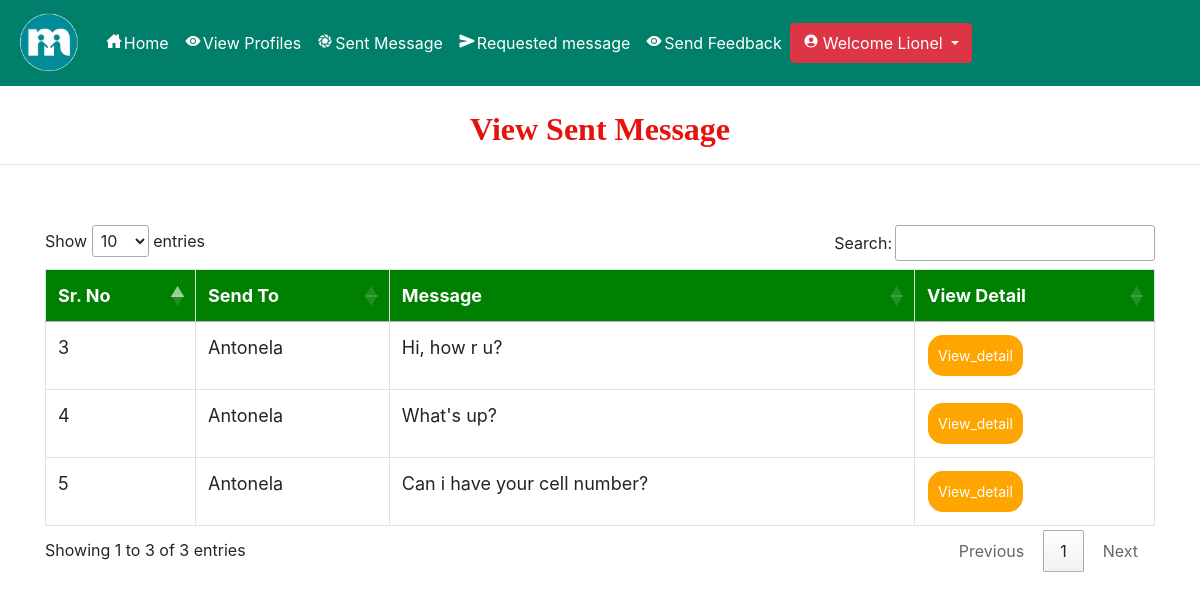
Page /sent_message (signed in) on the committed database.
### wedding/models.py (models this page shows, shortened)
class SendMessage(models.Model):
    profile = models.ForeignKey(Profile,on_delete=models.CASCADE,null=True)
    send_user = models.ForeignKey(User,on_delete=models.CASCADE,null=True)
    message1 = models.TextField(null=True)

class Profile(models.Model):
    signup = models.ForeignKey(Signup, on_delete=models.CASCADE, null=True)
    f_name = models.CharField(max_length=100,null=True)
    m_name = models.CharField(max_length=100,null=True)
    religion = models.ForeignKey(Religion,on_delete=models.CASCADE,null=True)
    f_contact = models.CharField(max_length=10,null=True)
    qualification = models.CharField(max_length=50,null=True)
    salary = models.IntegerField(null=True)
    age = models.IntegerField(null=True)
    family_type = models.CharField(max_length=50,null=True)
    hobby = models.CharField(max_length=100,null=True)
    occupation = models.CharField(max_length=100,null=True)
    work_address = models.CharField(max_length=100,null=True)

class Signup(models.Model):
    user = models.ForeignKey(User, on_delete=models.CASCADE, null=True)
    status=models.ForeignKey(Status,on_delete=models.CASCADE,null=True)
    gen = models.CharField(max_length=10,null=True)
    dob = models.DateField(null=True)
    city = models.CharField(max_length=30, null=True)
    address = models.CharField(max_length=50, null=True)
    contact = models.CharField(max_length=10, null=True)
    image = models.FileField(null=True)

### wedding/views.py (the view)
# urls.py: path('sent_message',view_sent_message,name="sent_message"),
def view_sent_message(request):
    if not request.user.is_authenticated:
        return redirect('login_user')
    pro=""
    try:
        user = User.objects.get(id=request.user.id)
        sign = Signup.objects.get(user=user)
        pro1 = Profile.objects.get(signup=sign)
        pro = SendMessage.objects.all()
    except:
        pass
    d = {'pro': pro}
    return render(request,'sent_message.html',d)

### wedding/templates/sent_message.html (shortened to what this page needs)
{% extends 'navigation.html' %}
{% block body %}
<center><h2 style = "font-family : 'Monotype Corsiva' ; color : #E6120E ; font-weight : bold;margin-top:2%">View Sent Message</h2></center><hr>
 <div class="container">
<table class="table table-bordered" id="myTable">
  <thead>
  <tr>
    <th>Sr. No</th>
    <th>Send To</th>
    <th>Message</th>
    <th>View Detail</th>
  </tr>
  </thead>
   <tbody>
{% for i in pro %}
    {% ifequal request.user.username i.send_user.username %}
  <tr>
      <td>{{forloop.counter}}</td>
    <td>{{i.profile.signup.user.username}}</td>
    <td>{{i.message1}}</td>
      <td><a href="{% url 'view_profile' i.profile.id %}"><button class="button button1" id="#delete">View_detail</button></a></td>
  </tr>
 {% endifequal %}
   {% endfor %}
    </tbody>
</table>
 </div>
{% endblock %}

### wedding/templates/navigation.html (shortened to what this page needs)
<!DOCTYPE html>
<html lang="en">
<head>
    {% load static %}
     <link rel="stylesheet" href="https://maxcdn.bootstrapcdn.com/bootstrap/4.0.0/css/bootstrap.min.css">
  <link rel = stylesheet href = "//cdn.datatables.net/1.10.19/css/jquery.dataTables.min.css">
<link rel="stylesheet" href="https://cdnjs.cloudflare.com/ajax/libs/font-awesome/4.7.0/css/font-awesome.min.css">
</head>
<body style="background-color:white">
{% url 'admin_home' as admin_home %}
{% url 'requested_user' as requested_user %}
{% url 'view_user' as requested_user %}
<nav class="navbar navbar-expand-sm" style="background-color:#00806a">
  <a class="navbar-brand" href="#" style="color:lime"><img src="/static/logo.png" height="60"/></a>
  <ul class="navbar-nav">
    {% if request.user.username %}
    {% if not request.user.is_staff %}
    <li class="nav-item">
      <a class="nav-link" href="{% url 'home' %}" style="color:white"><ion-icon style="margin-right:2px" name="home-sharp"></ion-icon>Home</a>
    </li>
    <li class="nav-item">
      <a class="nav-link" href="{% url 'view_customer' %}" style="color:white"><ion-icon style="margin-right:2px" name="eye"></ion-icon>View Profiles</a>
    </li>
    <li class="nav-item">
      <a class="nav-link" href="{% url 'sent_message' %}" style="color:white"><ion-icon style="margin-right:2px" name="aperture"></ion-icon>Sent Message</a>
    </li>
    <li class="nav-item">
      <a class="nav-link" href="{% url 'view_request_message' %}" style="color:white"><ion-icon style="margin-right:2px" name="send"></ion-icon>Requested message</a>
    </li>
    <li class="nav-item">
      <a class="nav-link" href="{% url 'send_feedback' request.user.id %}" style="color:white"><ion-icon style="margin-right:2px" name="eye"></ion-icon>Send Feedback</a>
    </li>
    {% endif %}
    {% endif %}
    {% if request.user.is_authenticated %}
      <div class="btn-group">
  <button type="button" class="btn btn-danger dropdown-toggle" data-toggle="dropdown" aria-haspopup="true" aria-expanded="false">
    <ion-icon style="margin-right:4px;color:white" name="person-circle-sharp"></ion-icon>Welcome {{request.user.username}}
  </button>
</div>
        {% else %}
    <li class="nav-item">
      <a class="nav-link" href="{% url 'login_user' %}" style="color:white;text-align:right"><ion-icon style="margin-right:2px" name="log-in-sharp"></ion-icon>Login</a>
    </li>
    {% endif %}
    </ul>
</nav>
{% block body %}
{% endblock %}
</body></html>

### wedding/templates/navigation.html (style rules this page uses)
* { box-sizing: border-box; }
#myTable { border-collapse: collapse; width: 100%; border: 1px solid #ddd; font-size: 18px; }
#myTable th { text-align: left; padding: 12px; background-color: green; color: white; }
#myTable td { text-align: left; padding: 12px; background-color: white; }
#myTable tr { border-bottom: 1px solid #ddd; }
.button { background-color: orange; border: none; color: white; padding: 10px; text-align: center; text-decoration: none; display: inline-block; font-size: 14px; margin: 1px 1px; cursor: pointer; }
.button1 { border-radius: 15px; }

### rows in the picture
SendMessage: profile.signup.user.username "Antonela", message1 "Hi, how r u?"
SendMessage: profile.signup.user.username "Antonela", message1 "What's up?"
SendMessage: profile.signup.user.username "Antonela", message1 "Can i have your cell number?"

### other values in the picture
{{ request.user.username }} "Lionel"
